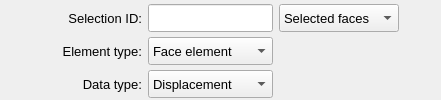
       <widget class="QFrame" name="frame_4">
        <property name="minimumSize">
         <size>
          <width>360</width>
          <height>72</height>
         </size>
        </property>
        <property name="maximumSize">
         <size>
          <width>16777215</width>
          <height>120</height>
         </size>
        </property>
        <property name="frameShape">
         <enum>QFrame::Shape::NoFrame</enum>
        </property>
        <property name="frameShadow">
         <enum>QFrame::Shadow::Raised</enum>
        </property>
        <layout class="QGridLayout" name="gridLayout_5">
         <property name="leftMargin">
          <number>2</number>
         </property>
         <property name="topMargin">
          <number>4</number>
         </property>
         <property name="rightMargin">
          <number>2</number>
         </property>
         <property name="bottomMargin">
          <number>2</number>
         </property>
         <property name="horizontalSpacing">
          <number>6</number>
         </property>
         <property name="verticalSpacing">
          <number>5</number>
         </property>
         <item row="2" column="1">
          <widget class="QLabel" name="label_linear">
           <property name="minimumSize">
            <size>
             <width>72</width>
             <height>0</height>
            </size>
           </property>
           <property name="font">
            <font>
             <pointsize>10</pointsize>
             <bold>false</bold>
            </font>
           </property>
           <property name="text">
            <string>Data type:</string>
           </property>
           <property name="alignment">
            <set>Qt::AlignmentFlag::AlignRight|Qt::AlignmentFlag::AlignTrailing|Qt::AlignmentFlag::AlignVCenter</set>
           </property>
          </widget>
         </item>
         <item row="0" column="2">
          <widget class="QLineEdit" name="lineEdit_selection_id">
           <property name="minimumSize">
            <size>
             <width>120</width>
             <height>28</height>
            </size>
           </property>
           <property name="maximumSize">
            <size>
             <width>140</width>
             <height>28</height>
            </size>
           </property>
           <property name="font">
            <font>
             <family>MS Shell Dlg 2</family>
             <pointsize>10</pointsize>
             <italic>false</italic>
             <bold>false</bold>
            </font>
           </property>
           <property name="focusPolicy">
            <enum>Qt::FocusPolicy::ClickFocus</enum>
           </property>
           <property name="styleSheet">
            <string notr="true"/>
           </property>
           <property name="alignment">
            <set>Qt::AlignmentFlag::AlignCenter</set>
           </property>
          </widget>
         </item>
         <item row="0" column="4">
          <spacer name="horizontalSpacer_9">
           <property name="orientation">
            <enum>Qt::Orientation::Horizontal</enum>
           </property>
           <property name="sizeHint" stdset="0">
            <size>
             <width>40</width>
             <height>20</height>
            </size>
           </property>
          </spacer>
         </item>
         <item row="0" column="1">
          <widget class="QLabel" name="label_2">
           <property name="minimumSize">
            <size>
             <width>100</width>
             <height>28</height>
            </size>
           </property>
           <property name="maximumSize">
            <size>
             <width>100</width>
             <height>28</height>
            </size>
           </property>
           <property name="font">
            <font>
             <pointsize>10</pointsize>
             <italic>false</italic>
             <bold>false</bold>
            </font>
           </property>
           <property name="text">
            <string>Selection ID:</string>
           </property>
           <property name="alignment">
            <set>Qt::AlignmentFlag::AlignRight|Qt::AlignmentFlag::AlignTrailing|Qt::AlignmentFlag::AlignVCenter</set>
           </property>
          </widget>
         </item>
         <item row="1" column="2">
          <widget class="QComboBox" name="comboBox_element_type">
           <property name="minimumSize">
            <size>
             <width>120</width>
             <height>28</height>
            </size>
           </property>
           <property name="maximumSize">
            <size>
             <width>140</width>
             <height>28</height>
            </size>
           </property>
           <property name="font">
            <font>
             <pointsize>10</pointsize>
             <bold>false</bold>
            </font>
           </property>
           <item>
            <property name="text">
             <string>Face element</string>
            </property>
           </item>
           <item>
            <property name="text">
             <string>Solid element</string>
            </property>
           </item>
          </widget>
         </item>
         <item row="1" column="1">
          <widget class="QLabel" name="label_3">
           <property name="minimumSize">
            <size>
             <width>100</width>
             <height>28</height>
            </size>
           </property>
           <property name="maximumSize">
            <size>
             <width>100</width>
             <height>28</height>
            </size>
           </property>
           <property name="font">
            <font>
             <pointsize>10</pointsize>
             <italic>false</italic>
             <bold>false</bold>
            </font>
           </property>
           <property name="text">
            <string>Element type:</string>
           </property>
           <property name="alignment">
            <set>Qt::AlignmentFlag::AlignRight|Qt::AlignmentFlag::AlignTrailing|Qt::AlignmentFlag::AlignVCenter</set>
           </property>
          </widget>
         </item>
         <item row="0" column="0">
          <spacer name="horizontalSpacer_6">
           <property name="orientation">
            <enum>Qt::Orientation::Horizontal</enum>
           </property>
           <property name="sizeHint" stdset="0">
            <size>
             <width>40</width>
             <height>20</height>
            </size>
           </property>
          </spacer>
         </item>
         <item row="0" column="3">
          <widget class="QComboBox" name="comboBox_assignment_type">
           <property name="minimumSize">
            <size>
             <width>0</width>
             <height>28</height>
            </size>
           </property>
           <property name="maximumSize">
            <size>
             <width>16777215</width>
             <height>28</height>
            </size>
           </property>
           <property name="font">
            <font>
             <pointsize>10</pointsize>
             <bold>false</bold>
            </font>
           </property>
           <item>
            <property name="text">
             <string>Selected faces</string>
            </property>
           </item>
           <item>
            <property name="text">
             <string>Selected lines</string>
            </property>
           </item>
           <item>
            <property name="text">
             <string>Selected points</string>
            </property>
           </item>
           <item>
            <property name="text">
             <string>Selected nodes</string>
            </property>
           </item>
          </widget>
         </item>
         <item row="2" column="2">
          <widget class="QComboBox" name="comboBox_data_type">
           <property name="minimumSize">
            <size>
             <width>0</width>
             <height>28</height>
            </size>
           </property>
           <property name="maximumSize">
            <size>
             <width>16777215</width>
             <height>28</height>
            </size>
           </property>
           <property name="font">
            <font>
             <pointsize>10</pointsize>
             <bold>false</bold>
            </font>
           </property>
           <item>
            <property name="text">
             <string>Displacement</string>
            </property>
           </item>
           <item>
            <property name="text">
             <string>Velocity</string>
            </property>
           </item>
           <item>
            <property name="text">
             <string>Acceleration</string>
            </property>
           </item>
          </widget>
         </item>
        </layout>
       </widget>
